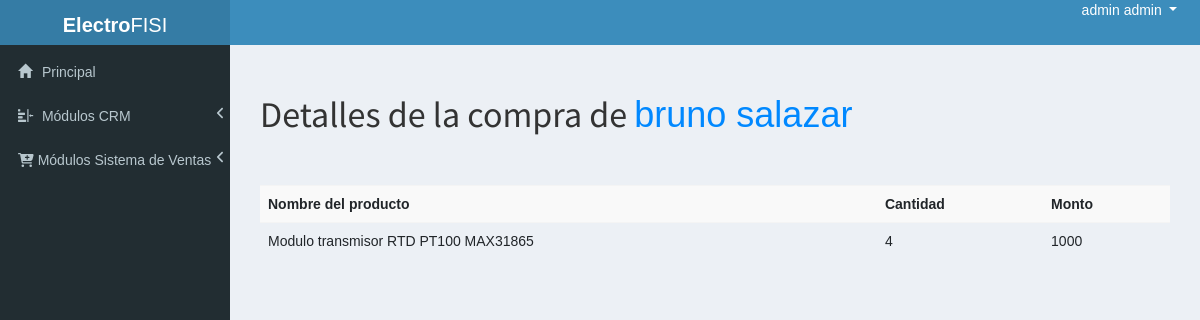
Screenshot of /admin/?p=ver_compra&id=1 (signed in) with the database file from the repository.
### tables this page shows
CREATE TABLE IF NOT EXISTS `pedidos` (
  `id` INT NOT NULL AUTO_INCREMENT COMMENT '',
  `id_cliente` INT NOT NULL COMMENT '',
  `fecha` DATETIME NULL DEFAULT CURRENT_TIMESTAMP COMMENT '',
  `direccion` VARCHAR(255) NOT NULL COMMENT '',
  `monto` FLOAT  NULL COMMENT '',
  `estado` INT NOT NULL DEFAULT 0 COMMENT '',
  PRIMARY KEY (`id`, `id_cliente`)  COMMENT '',
  INDEX `fk_pedidos_clientes_idx` (`id_cliente` ASC)  COMMENT '',
  CONSTRAINT `fk_pedidos_clientes`
    FOREIGN KEY (`id_cliente`)
    REFERENCES `clientes` (`id`)
    ON DELETE NO ACTION
    ON UPDATE NO ACTION);

CREATE TABLE IF NOT EXISTS `clientes` (
  `id` INT NOT NULL AUTO_INCREMENT COMMENT '',
  `nombres` VARCHAR(255) NOT NULL COMMENT '',
  `apellidos` VARCHAR(255) NOT NULL COMMENT '',
  `email` VARCHAR(255) NOT NULL COMMENT '',
  `password` VARCHAR(255) NOT NULL COMMENT '',
  `nacimiento` DATE NOT NULL COMMENT '',
  `sexo` VARCHAR(10) NOT NULL COMMENT '',
  `direccion` VARCHAR(255) NOT NULL COMMENT '',
  `inscripcion` DATETIME NULL DEFAULT CURRENT_TIMESTAMP COMMENT '',
  PRIMARY KEY (`id`)  COMMENT '');

CREATE TABLE IF NOT EXISTS `compra_detalle` (
  `id` INT NOT NULL AUTO_INCREMENT COMMENT '',
  `id_pedido` INT NOT NULL COMMENT '',
  `id_producto` INT NOT NULL COMMENT '',
  `cantidad` INT NOT NULL COMMENT '',
  `monto` FLOAT NULL COMMENT '',
  PRIMARY KEY (`id`, `id_pedido`, `id_producto`)  COMMENT '',
  INDEX `fk_compra_detalle_pedidos1_idx` (`id_pedido` ASC)  COMMENT '',
  INDEX `fk_compra_detalle_productos1_idx` (`id_producto` ASC)  COMMENT '',
  CONSTRAINT `fk_compra_detalle_pedidos1`
    FOREIGN KEY (`id_pedido`)
    REFERENCES `pedidos` (`id`)
    ON DELETE NO ACTION
    ON UPDATE NO ACTION,
  CONSTRAINT `fk_compra_detalle_productos1`
    FOREIGN KEY (`id_producto`)
    REFERENCES `productos` (`id`)
    ON DELETE NO ACTION
    ON UPDATE NO ACTION);

CREATE TABLE IF NOT EXISTS `productos` (
  `id` INT NOT NULL AUTO_INCREMENT COMMENT '',
  `price` FLOAT NOT NULL COMMENT '',
  `imagen` VARCHAR(255) NOT NULL COMMENT '',
  `name` VARCHAR(255) NOT NULL COMMENT '',
  `id_categoria` INT NOT NULL COMMENT '',
  `oferta` INT NULL COMMENT '',
  `stock` INT NOT NULL COMMENT '',
  `descripcion` VARCHAR(255) NOT NULL COMMENT '',
  PRIMARY KEY (`id`, `id_categoria`)  COMMENT '',
  INDEX `fk_productos_categorias1_idx` (`id_categoria` ASC)  COMMENT '',
  CONSTRAINT `fk_productos_categorias1`
    FOREIGN KEY (`id_categoria`)
    REFERENCES `categorias` (`id`)
    ON DELETE NO ACTION
    ON UPDATE NO ACTION);

### configs/funciones.php (called while the page is built, shortened)
<?php
function clear($var){
	return $var;
}
	?>
	<?php
function nombre_cliente($id_cliente){
	$mysqli = connect();
	$q = $mysqli->query("SELECT * FROM clientes WHERE id = '$id_cliente'");
	$r = mysqli_fetch_array($q);
	$nom = $r['nombres'];
	$apel = $r['apellidos'];
	$name = $nom.' '.$apel;
	return $name;
}
function connect(){
	$host_mysql = "localhost";
	$user_mysql = "root";
	$pass_mysql = "root";
	$db_mysql = "bdihc";
 	$mysqli = mysqli_connect($host_mysql,$user_mysql,$pass_mysql,$db_mysql);
	return $mysqli;
}
function admin_name_connected(){
	$id = $_SESSION['id'];
	$mysqli = connect();
	$q = $mysqli->query("SELECT * FROM admins WHERE id = '$id'");
	$r = mysqli_fetch_array($q);
	$nom = $r['nombres'];
	$apel = $r['apellidos'];
	$name = $nom.' '.$apel;
	return $name;
}

### admin/modulos/ver_compra.php (the view, shortened to what this page needs)
<?php
$id = clear($id);
$s = $mysqli->query("SELECT * FROM pedidos WHERE id = '$id'");
$r = mysqli_fetch_array($s);
?>
<h1>Detalles de la compra de <span style="color:#08f"><?=nombre_cliente($r['id_cliente'])?></span></h1><br>
<br>
<table class="table table-striped">
	<tr>
		<th>Nombre del producto</th>
		<th>Cantidad</th>
		<th>Monto</th>
	</tr>
	<?php
		$sp = $mysqli->query("SELECT pr.name as producto, c.cantidad, c.monto FROM pedidos p INNER JOIN compra_detalle c ON p.id=c.id_pedido INNER JOIN productos pr ON c.id_producto=pr.id WHERE p.id='$id'");
		while($rp=mysqli_fetch_array($sp)){
			?>
				<tr>
					<td><?=$rp['producto']?></td>
					<td><?=$rp['cantidad']?></td>
					<td><?=$rp['monto']?></td>
				</tr>
			<?php
		}
	?>
</table>

### admin/index.php (shortened to what this page needs)
<?php
include "../configs/funciones.php";
  ?>
<!DOCTYPE html>
<html>
<head>
    <link rel="stylesheet" href="https://stackpath.bootstrapcdn.com/bootstrap/4.3.1/css/bootstrap.min.css">
  <link rel="stylesheet" href="bootstrap/css/bootstrap.min.css">
  <link rel="stylesheet" href="https://cdnjs.cloudflare.com/ajax/libs/font-awesome/4.5.0/css/font-awesome.min.css">
  <link rel="stylesheet" href="https://cdnjs.cloudflare.com/ajax/libs/ionicons/2.0.1/css/ionicons.min.css">
  <link rel="stylesheet" href="dist/css/AdminLTE.min.css">
  <link rel="stylesheet" href="dist/css/skins/_all-skins.min.css">
  <link rel="stylesheet" href="plugins/iCheck/flat/blue.css">
  <link rel="stylesheet" href="plugins/jvectormap/jquery-jvectormap-1.2.2.css">
  <link rel="stylesheet" href="plugins/datepicker/datepicker3.css">
  <link rel="stylesheet" href="plugins/daterangepicker/daterangepicker-bs3.css">
  <link rel="stylesheet" href="plugins/bootstrap-wysihtml5/bootstrap3-wysihtml5.min.css">
  <link rel="stylesheet" href="../css/estilo.css">
  <link rel="stylesheet" href="../fontawesome/css/all.css"/>
</head>
<body class="hold-transition skin-blue sidebar-mini">
<div class="wrapper">
  <header class="main-header">
    <a href="index.php" class="logo" style="max-height: 100px; height: 45px;">
      <span class="logo-lg">
        <b>Electro</b>FISI</span>
    </a>
    <nav class=" navbar-static-top" style="height: 45px; background-color: #3c8dbc">
      <div class="float-right">
        <ul class="list-inline">
          <li class="dropdown user user-menu"  >
            <a href="#" class="dropdown-toggle" data-toggle="dropdown">
              <span class="hidden-xs"><?=admin_name_connected()?></span>
            </a>
          </li>
          <li class="list-inline-item">
            <div> &nbsp;</div>
          </li>
        </ul>
      </div>
    </nav>
  </header>
  <aside class="main-sidebar">
    <section class="sidebar">
      <ul class="sidebar-menu tree" data-widget="tree">
        <li>
          <a href="./">
            <i class="glyphicon glyphicon-home"></i> <span>Principal</span>
          </a>
        </li>
        <li id="treeview-crm" class="treeview">
          <a href="#">
            <i class="glyphicon glyphicon-indent-right"></i> <span>Módulos CRM</span>
            <span class="pull-right-container">
              <i class="fa fa-angle-left pull-right"></i>
            </span>
          </a>
        </li>
        <li id="treeview-sistema-ventas" class="treeview">
          <a href="#">
            <i class="fa fa-cart-plus"></i> <span>Módulos Sistema de Ventas</span>
            <span class="pull-right-container">
              <i class="fa fa-angle-left pull-right"></i>
            </span>
          </a>
        </li>
      </ul>
    </section>
  </aside>
  <div class="content-wrapper">
    <?php
    if(!isset($p)){
    ?>
    <section class="content">
      <div class="row">
        <div class="col-lg-3 col-xs-6">
          <div class="small-box bg-green">
            <div class="inner">
              <center>
                <h3><sup style="font-size: 20px">S/.</sup><?=dinero_ventas()?></h3>
              </center>
            </div>
            <a class="small-box-footer"><p>VENTAS</p></a>
          </div>
        </div>
        <div class="col-lg-3 col-xs-6">
          <div class="small-box bg-yellow">
            <div class="inner">
            <center>
                <h3><?=num_categorias()?></h3>
              </center>
            </div>
            <a class="small-box-footer"><p>CATEGORIAS</p></a>
          </div>
        </div>
        <div class="col-lg-3 col-xs-6">
          <div class="small-box bg-light-blue">
            <div class="inner">
              <center>
                <h3><?=num_productos()?></h3>
              </center>
            </div>
            <a class="small-box-footer"><p>PRODUCTOS</p></a>
          </div>
        </div>
        <div class="col-lg-3 col-xs-6">
          <div class="small-box bg-purple">
            <div class="inner">
              <center>
                <h3><?=num_clientes()?></h3>
              </center>
            </div>
            <a class="small-box-footer"><p>CLIENTES</p></a>
          </div>
        </div>
      </div>
      <div class="row">
        <div class="col-lg-6">
          <div id="container" style="width:100%; height:400px;">
          </div>
        </div>
        <div class="col-lg-6">
          <div id="container2" style="width:100%; height:400px;">
          </div>
        </div>
      </div>
      <?php
    }else{
      ?>
      <div style="padding:30px;">
      <?php
      if(file_exists("modulos/".$p.".php")){
        include "modulos/".$p.".php";
      }else{
        echo "El modulo solicitado no existe";
      }
      ?>
    </div>
      <?php
    }
    ?>
  </div>
</body>
</html>

### css/estilo.css (style rules this page uses)
* { font-family: arial; }
body { padding:0; margin:0; }
a { text-decoration: none; color:#fff; }

### rows the page displays
pedidos: id_cliente.apellidos "bruno salazar"
compra_detalle: productos.name "Modulo transmisor RTD PT100 MAX31865", cantidad "4", monto "1000"

### other values shown
admin_name_connected() "admin admin"
